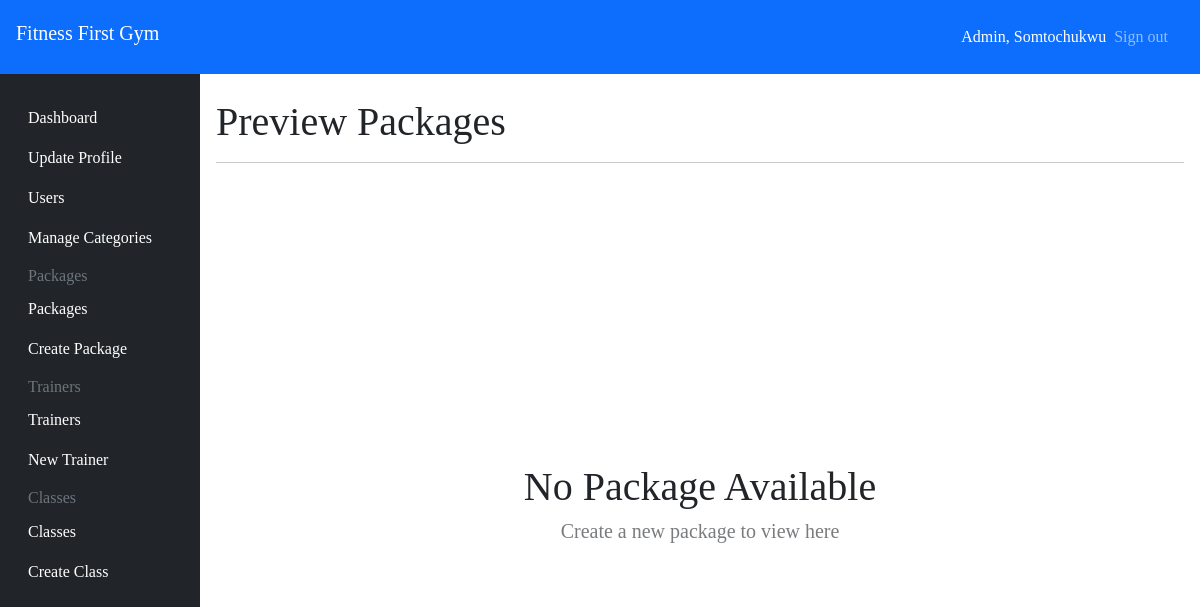
Page /admin/package/all (signed in) on the earlier database version.
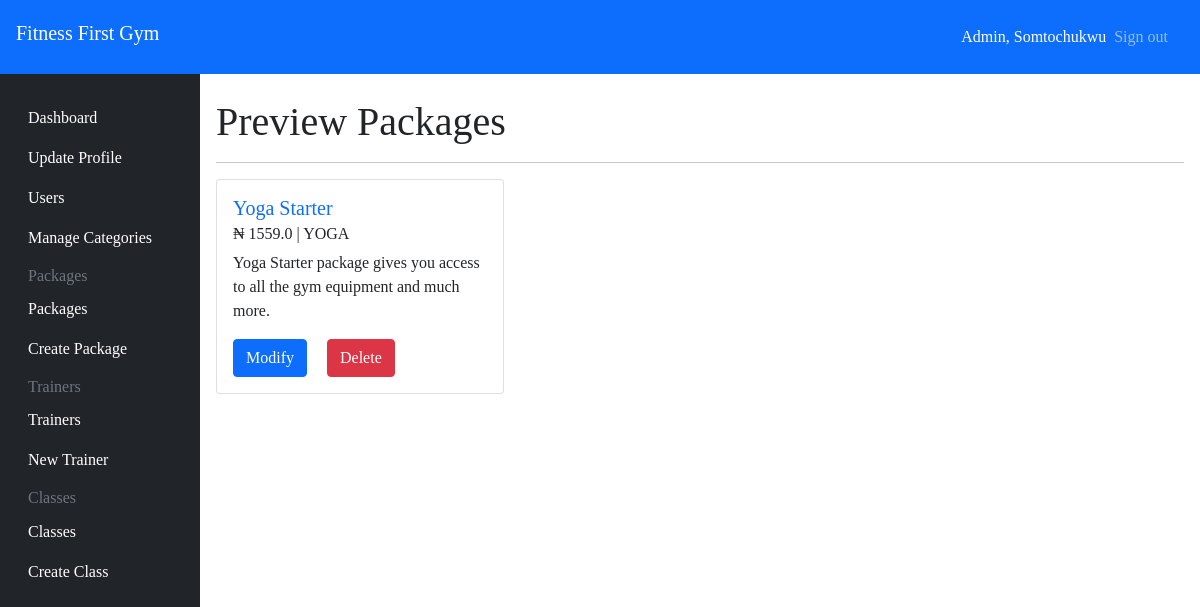
Same page on the later database version.
### app/models/Package.py (models this page shows)
class Package(db.Model):
    id = db.Column(db.Integer, primary_key=True)
    name = db.Column(db.String(100), unique=True)
    price = db.Column(db.Float)
    description = db.Column(db.String(100))
    premium = db.Column(db.Boolean, default=True)
    package_id = db.Column(db.Integer, db.ForeignKey('package_type.id'))
    package_type = db.relationship('PackageType', backref=db.backref('package', lazy='dynamic'))
    category_id = db.Column(db.Integer, db.ForeignKey('category.id'))
    category = db.relationship('Category', backref=db.backref('packages', lazy='dynamic'))

class Category(db.Model):
    id = db.Column(db.Integer, primary_key=True)
    name = db.Column(db.String(50), unique=True)

### app/admin_views.py (the view)
@app.route('/admin/package/all')
@login_required
@authorize_request
def all_packages():
   packages = Package.query.all()
   return render_template('pages/admin/packages/preview.html', packages=packages)

### app/admin_views.py (called while the page is built)
def authorize_request(view_func):
   @wraps(view_func)
   def wrapped_view(*args, **kwargs):
      try:
         if current_user.isAdmin:
               return view_func(*args, **kwargs)
         else:
            flash('Unauthorized')
            return redirect('/')
      except Exception as error:
         return render_template('pages/error/500.html', error=error)
   return wrapped_view

### app/models/__init__.py (called while the page is built)
@login_manager.user_loader
def load_user(id):
    return User.query.get(id)

### app/templates/pages/admin/packages/preview.html (shortened to what this page needs)
{% extends "components/admin_base.html" %}
{% block content %}
<h1 class="my-2">Preview Packages</h1>
<hr />
{% if not packages %}
<div class="container my-4" style="min-height: 80vh; display: grid; place-content: center;">
    <h1 class="text-center">No Package Available</h1>
    <p class="h5 text-center" style="opacity: .6;">Create a new package to view here</p>
</div>{% else %}
<div class="row">
    <div class="row row-cols-1 row-cols-md-2 row-cols-lg-3 row align-items-stretch justify-content-start card-deck">
        {% for package in packages %}
        <div class="col-auto">
            <div class="card" style="width: 18rem;">
                <div class="card-body">
                    <h5 class="card-title text-primary">{{package.name}}</h5>
                    <h6 class="card-subtitle mb-2 text-body-secondary"> ₦ {{package.price}} | {{package.category.name}}
                    </h6>
                    <p class="card-text">{{package.description}}</p>
                    <a href="/admin/package/edit/{{package.id}}" class="card-link btn btn-primary">Modify</a>
                    <a href="/admin/package/delete/{{package.id}}" class="card-link btn btn-danger">Delete</a>
                </div>
            </div>
        </div>
        {% endfor %}
    </div>
</div>
{% endif %}
{% endblock content %}

Differences in the rows shown:
added Package: name "Yoga Starter", price "1559.0", category.name "YOGA", description "Yoga Starter package gives you access to all the gym equipment and much more."
Other differences:
text no longer shown: "No Package Available Create a new package to view here"
